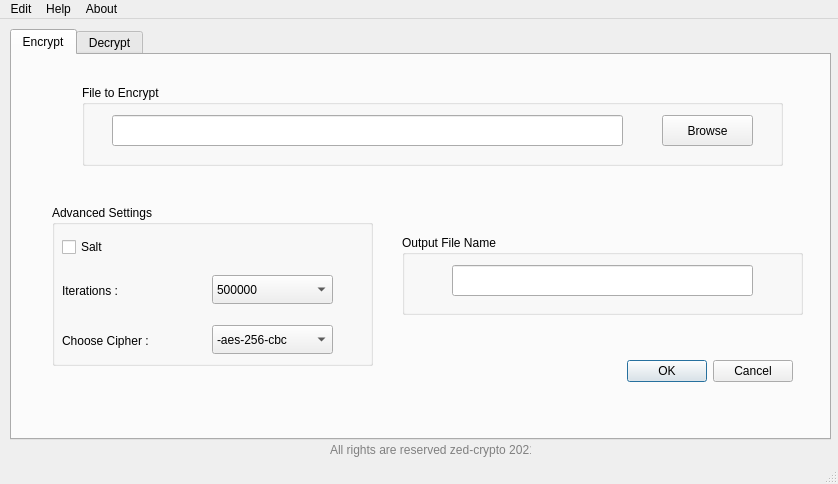
<?xml version="1.0" encoding="UTF-8"?>
<ui version="4.0">
 <class>MainWindow</class>
 <widget class="QMainWindow" name="MainWindow">
  <property name="geometry">
   <rect>
    <x>0</x>
    <y>0</y>
    <width>838</width>
    <height>484</height>
   </rect>
  </property>
  <property name="windowTitle">
   <string>MainWindow</string>
  </property>
  <property name="styleSheet">
   <string notr="true"/>
  </property>
  <widget class="QWidget" name="centralwidget">
   <widget class="QTabWidget" name="Encrypt">
    <property name="geometry">
     <rect>
      <x>10</x>
      <y>10</y>
      <width>821</width>
      <height>411</height>
     </rect>
    </property>
    <property name="whatsThis">
     <string>&lt;html&gt;&lt;head/&gt;&lt;body&gt;&lt;p&gt;&lt;br/&gt;&lt;/p&gt;&lt;/body&gt;&lt;/html&gt;</string>
    </property>
    <property name="styleSheet">
     <string notr="true"/>
    </property>
    <property name="currentIndex">
     <number>0</number>
    </property>
    <widget class="QWidget" name="encrypt_tab">
     <attribute name="title">
      <string>Encrypt</string>
     </attribute>
     <widget class="QDialogButtonBox" name="btn_box_encrypt">
      <property name="geometry">
       <rect>
        <x>600</x>
        <y>300</y>
        <width>181</width>
        <height>32</height>
       </rect>
      </property>
      <property name="standardButtons">
       <set>QDialogButtonBox::Cancel|QDialogButtonBox::Ok</set>
      </property>
     </widget>
     <widget class="QGroupBox" name="groupBox">
      <property name="geometry">
       <rect>
        <x>40</x>
        <y>150</y>
        <width>321</width>
        <height>161</height>
       </rect>
      </property>
      <property name="title">
       <string>Advanced Settings</string>
      </property>
      <widget class="QCheckBox" name="checkBox_salt">
       <property name="geometry">
        <rect>
         <x>10</x>
         <y>30</y>
         <width>96</width>
         <height>24</height>
        </rect>
       </property>
       <property name="styleSheet">
        <string notr="true">font: 75 14pt &quot;Cantarell&quot;;</string>
       </property>
       <property name="text">
        <string>Salt</string>
       </property>
      </widget>
      <widget class="QComboBox" name="iters">
       <property name="geometry">
        <rect>
         <x>160</x>
         <y>70</y>
         <width>121</width>
         <height>29</height>
        </rect>
       </property>
       <item>
        <property name="text">
         <string>500000</string>
        </property>
       </item>
       <item>
        <property name="text">
         <string>250000</string>
        </property>
       </item>
       <item>
        <property name="text">
         <string>100000</string>
        </property>
       </item>
       <item>
        <property name="text">
         <string>10000</string>
        </property>
       </item>
      </widget>
      <widget class="QLabel" name="label_iters">
       <property name="geometry">
        <rect>
         <x>10</x>
         <y>60</y>
         <width>121</width>
         <height>51</height>
        </rect>
       </property>
       <property name="styleSheet">
        <string notr="true">font: 75 14pt &quot;Cantarell&quot;;</string>
       </property>
       <property name="text">
        <string>Iterations :</string>
       </property>
      </widget>
      <widget class="QLabel" name="label_cipher_encrypt">
       <property name="geometry">
        <rect>
         <x>10</x>
         <y>120</y>
         <width>151</width>
         <height>31</height>
        </rect>
       </property>
       <property name="styleSheet">
        <string notr="true">font: 75 14pt &quot;Cantarell&quot;;</string>
       </property>
       <property name="text">
        <string>Choose Cipher :</string>
       </property>
      </widget>
      <widget class="QComboBox" name="cipher_encrypt">
       <property name="geometry">
        <rect>
         <x>160</x>
         <y>120</y>
         <width>121</width>
         <height>29</height>
        </rect>
       </property>
       <item>
        <property name="text">
         <string>-aes-256-cbc</string>
        </property>
       </item>
       <item>
        <property name="text">
         <string>-aria-256-ctr </string>
        </property>
       </item>
       <item>
        <property name="text">
         <string>-camellia-256-ctr</string>
        </property>
       </item>
       <item>
        <property name="text">
         <string>-cast5-ecb</string>
        </property>
       </item>
       <item>
        <property name="text">
         <string>-rc4</string>
        </property>
       </item>
      </widget>
     </widget>
     <widget class="QGroupBox" name="groupBox_2">
      <property name="geometry">
       <rect>
        <x>390</x>
        <y>180</y>
        <width>401</width>
        <height>80</height>
       </rect>
      </property>
      <property name="title">
       <string>Output File Name</string>
      </property>
      <widget class="QLineEdit" name="encrypt_output">
       <property name="geometry">
        <rect>
         <x>50</x>
         <y>30</y>
         <width>301</width>
         <height>31</height>
        </rect>
       </property>
      </widget>
     </widget>
     <widget class="QGroupBox" name="groupBox_3">
      <property name="geometry">
       <rect>
        <x>70</x>
        <y>30</y>
        <width>701</width>
        <height>81</height>
       </rect>
      </property>
      <property name="title">
       <string>File to Encrypt</string>
      </property>
      <widget class="QLineEdit" name="lineEdit_file_encrypt">
       <property name="geometry">
        <rect>
         <x>30</x>
         <y>30</y>
         <width>511</width>
         <height>31</height>
        </rect>
       </property>
      </widget>
      <widget class="QPushButton" name="browse_encrypt">
       <property name="geometry">
        <rect>
         <x>580</x>
         <y>30</y>
         <width>91</width>
         <height>31</height>
        </rect>
       </property>
       <property name="styleSheet">
        <string notr="true"/>
       </property>
       <property name="text">
        <string>Browse</string>
       </property>
      </widget>
     </widget>
    </widget>
    <widget class="QWidget" name="decrypt_tab">
     <attribute name="title">
      <string>Decrypt</string>
     </attribute>
     <widget class="QLabel" name="label_11">
      <property name="geometry">
       <rect>
        <x>460</x>
        <y>260</y>
        <width>301</width>
        <height>31</height>
       </rect>
      </property>
      <property name="styleSheet">
       <string notr="true">font: 12pt &quot;Nirmala UI Semilight&quot;;</string>
      </property>
      <property name="text">
       <string>NOTE :  extension required (.txt , .py ...etc)</string>
      </property>
     </widget>
     <widget class="QGroupBox" name="groupBox_4">
      <property name="geometry">
       <rect>
        <x>90</x>
        <y>30</y>
        <width>651</width>
        <height>101</height>
       </rect>
      </property>
      <property name="title">
       <string>File to Decrypt</string>
      </property>
      <widget class="QLineEdit" name="lineEdit_file_dcrypt">
       <property name="geometry">
        <rect>
         <x>20</x>
         <y>40</y>
         <width>511</width>
         <height>31</height>
        </rect>
       </property>
      </widget>
      <widget class="QPushButton" name="browse_decrypt">
       <property name="geometry">
        <rect>
         <x>540</x>
         <y>40</y>
         <width>91</width>
         <height>31</height>
        </rect>
       </property>
       <property name="text">
        <string>Browse</string>
       </property>
      </widget>
     </widget>
     <widget class="QGroupBox" name="groupBox_5">
      <property name="geometry">
       <rect>
        <x>40</x>
        <y>170</y>
        <width>331</width>
        <height>91</height>
       </rect>
      </property>
      <property name="title">
       <string>Advanced Settings</string>
      </property>
      <widget class="QComboBox" name="cipher_decrypt">
       <property name="geometry">
        <rect>
         <x>180</x>
         <y>40</y>
         <width>121</width>
         <height>29</height>
        </rect>
       </property>
       <item>
        <property name="text">
         <string>-aes-256-cbc</string>
        </property>
       </item>
       <item>
        <property name="text">
         <string>-aria-256-ctr </string>
        </property>
       </item>
       <item>
        <property name="text">
         <string>-camellia-256-ctr</string>
        </property>
       </item>
       <item>
        <property name="text">
         <string>-cast5-ecb</string>
        </property>
       </item>
       <item>
        <property name="text">
         <string>-rc4</string>
        </property>
       </item>
      </widget>
      <widget class="QLabel" name="label_cipher_decrypt">
       <property name="geometry">
        <rect>
         <x>30</x>
         <y>40</y>
         <width>141</width>
         <height>31</height>
        </rect>
       </property>
       <property name="styleSheet">
        <string notr="true">font: 75 14pt &quot;Cantarell&quot;;</string>
       </property>
       <property name="text">
        <string>Choose Cipher :</string>
       </property>
      </widget>
     </widget>
     <widget class="QGroupBox" name="groupBox_6">
      <property name="geometry">
       <rect>
        <x>420</x>
        <y>170</y>
        <width>381</width>
        <height>80</height>
       </rect>
      </property>
      <property name="title">
       <string>Output File Name</string>
      </property>
      <widget class="QLineEdit" name="decrypt_output">
       <property name="geometry">
        <rect>
         <x>40</x>
         <y>30</y>
         <width>301</width>
         <height>31</height>
        </rect>
       </property>
      </widget>
     </widget>
     <widget class="QDialogButtonBox" name="btn_box_decrypt">
      <property name="geometry">
       <rect>
        <x>610</x>
        <y>340</y>
        <width>161</width>
        <height>41</height>
       </rect>
      </property>
      <property name="standardButtons">
       <set>QDialogButtonBox::Cancel|QDialogButtonBox::Ok</set>
      </property>
     </widget>
    </widget>
   </widget>
   <widget class="QLabel" name="label">
    <property name="geometry">
     <rect>
      <x>330</x>
      <y>420</y>
      <width>201</width>
      <height>21</height>
     </rect>
    </property>
    <property name="styleSheet">
     <string notr="true">color: grey;</string>
    </property>
    <property name="text">
     <string>All rights are reserved zed-crypto 2021</string>
    </property>
   </widget>
  </widget>
  <widget class="QMenuBar" name="menubar">
   <property name="geometry">
    <rect>
     <x>0</x>
     <y>0</y>
     <width>838</width>
     <height>21</height>
    </rect>
   </property>
   <widget class="QMenu" name="menuopen">
    <property name="title">
     <string>Edit</string>
    </property>
   </widget>
   <widget class="QMenu" name="menuhelp">
    <property name="title">
     <string>Help</string>
    </property>
   </widget>
   <widget class="QMenu" name="menuAbout">
    <property name="title">
     <string>About</string>
    </property>
   </widget>
   <addaction name="menuopen"/>
   <addaction name="menuhelp"/>
   <addaction name="menuAbout"/>
  </widget>
  <widget class="QStatusBar" name="statusbar"/>
  <action name="actionOpen">
   <property name="text">
    <string>Open</string>
   </property>
  </action>
 </widget>
 <resources/>
 <connections/>
</ui>
